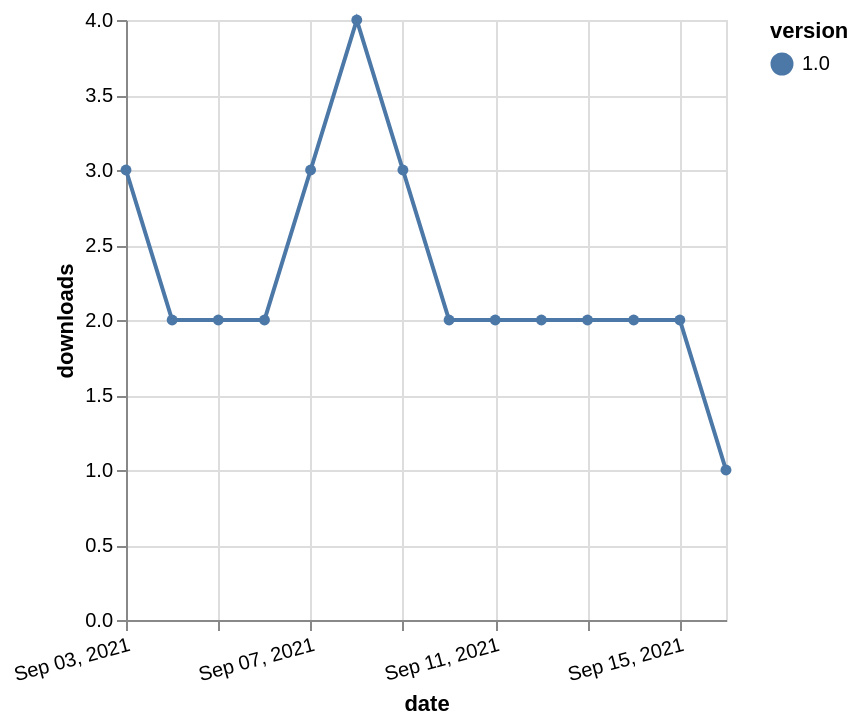

The Vega-Lite source for this figure:
### Vega-Lite specification from a JSON file in a GitHub repository (floating-point values rounded to 4 significant figures)
{"$schema": "https://vega.github.io/schema/vega-lite/v5.json", "description": "A simple bar chart with embedded data.", "data": {"values": [{"date": "2021-09-03", "total": 2311, "delta": 3, "version": "1.0"}, {"date": "2021-09-04", "total": 2313, "delta": 2, "version": "1.0"}, {"date": "2021-09-05", "total": 2315, "delta": 2, "version": "1.0"}, {"date": "2021-09-06", "total": 2317, "delta": 2, "version": "1.0"}, {"date": "2021-09-07", "total": 2320, "delta": 3, "version": "1.0"}, {"date": "2021-09-08", "total": 2324, "delta": 4, "version": "1.0"}, {"date": "2021-09-09", "total": 2327, "delta": 3, "version": "1.0"}, {"date": "2021-09-10", "total": 2329, "delta": 2, "version": "1.0"}, {"date": "2021-09-11", "total": 2331, "delta": 2, "version": "1.0"}, {"date": "2021-09-12", "total": 2333, "delta": 2, "version": "1.0"}, {"date": "2021-09-13", "total": 2335, "delta": 2, "version": "1.0"}, {"date": "2021-09-14", "total": 2337, "delta": 2, "version": "1.0"}, {"date": "2021-09-15", "total": 2339, "delta": 2, "version": "1.0"}, {"date": "2021-09-16", "total": 2340, "delta": 1, "version": "1.0"}]}, "width": "container", "mark": {"type": "line", "point": {"filled": true}}, "encoding": {"x": {"field": "date", "type": "temporal", "timeUnit": "yearmonthdate", "title": "date", "axis": {"labelAngle": -15}}, "y": {"field": "delta", "type": "quantitative", "title": "downloads"}, "color": {"field": "version", "type": "nominal"}, "tooltip": {"field": "delta"}}}
